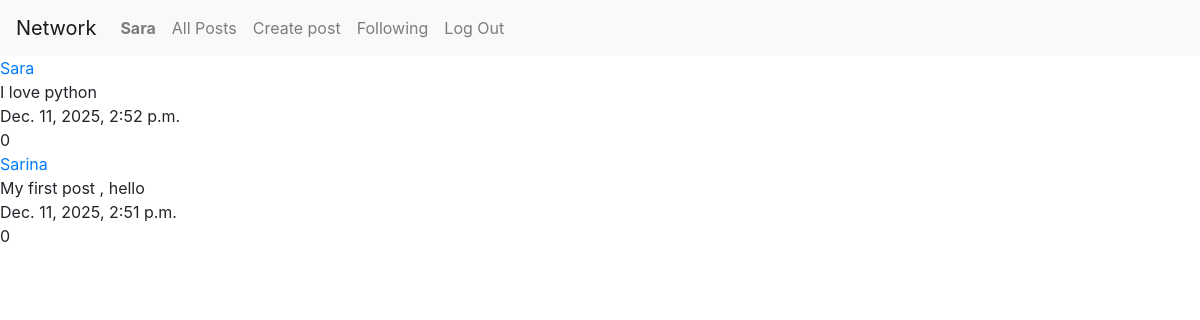
Screenshot of / (signed in) with the database file from the repository.
### network/models.py (models this page shows, shortened)
class User(AbstractUser):
    pass

class Post(models.Model):
    username_of_poster = models.ForeignKey(User, on_delete=models.CASCADE)
    content = models.TextField()
    date_posted = models.DateTimeField(auto_now_add=True)
    like = models.PositiveIntegerField(default=0)

### network/views.py (the view)
# urls.py: path("", views.index, name="index"),
def index(request):
    posts = Post.objects.all().order_by('-date_posted')
    return render(request, 'network/index.html', {'posts': posts})

### network/templates/network/index.html (shortened to what this page needs)
{% extends "network/layout.html" %}
{% load static %}
{% block body %}
    {% for post in posts %}
        <div class="each_post">
            <a class="post_user"
               href="{% url 'profile' post.username_of_poster.username %}">{{ post.username_of_poster }}</a>
            <div class="post_content">{{ post.content }}</div>
            <div class="date_posted">{{ post.date_posted }}</div>
            <div class="likes">{{ post.like }}</div>
        </div>
    {% endfor %}
{% endblock %}

### network/templates/network/layout.html (shortened to what this page needs)
{% load static %}
<!DOCTYPE html>
<html lang="en">
<head>
    <link rel="stylesheet" href="https://stackpath.bootstrapcdn.com/bootstrap/4.4.1/css/bootstrap.min.css"
>
    <link href="{% static 'network/styles.css' %}" rel="stylesheet">
</head>
<body>
<nav class="navbar navbar-expand-lg navbar-light bg-light">
    <a class="navbar-brand" href="#">Network</a>
    <div>
        <ul class="navbar-nav mr-auto">
            {% if user.is_authenticated %}
                <li class="nav-item">
                    <a class="nav-link" href="{% url 'profile' user.username %}?from=profile"><strong>{{ user.username }}</strong></a>
                </li>
            {% endif %}
            <li class="nav-item">
                <a class="nav-link" href="{% url 'index' %}?from=index">All Posts</a>
            </li>
            <li class="nav-item">
                <a class="nav-link" href="{% url 'create_post' %}">Create post</a>
            </li>
            {% if user.is_authenticated %}
                <li class="nav-item">
                    <a class="nav-link" href="#">Following</a>
                </li>
                <li class="nav-item">
                    <a class="nav-link" href="{% url 'logout' %}">Log Out</a>
                </li>
            {% endif %}
        </ul>
    </div>
</nav>
<div class="body">
    {% block body %}
    {% endblock %}
</div>
</body>
</html>

### rows the page displays
User: username "Sara"
Post: username_of_poster "Sara", content "I love python", date_posted "Dec. 11, 2025, 2:52 p.m.", like "0"
Post: username_of_poster "Sarina", content "My first post , hello", date_posted "Dec. 11, 2025, 2:51 p.m.", like "0"
